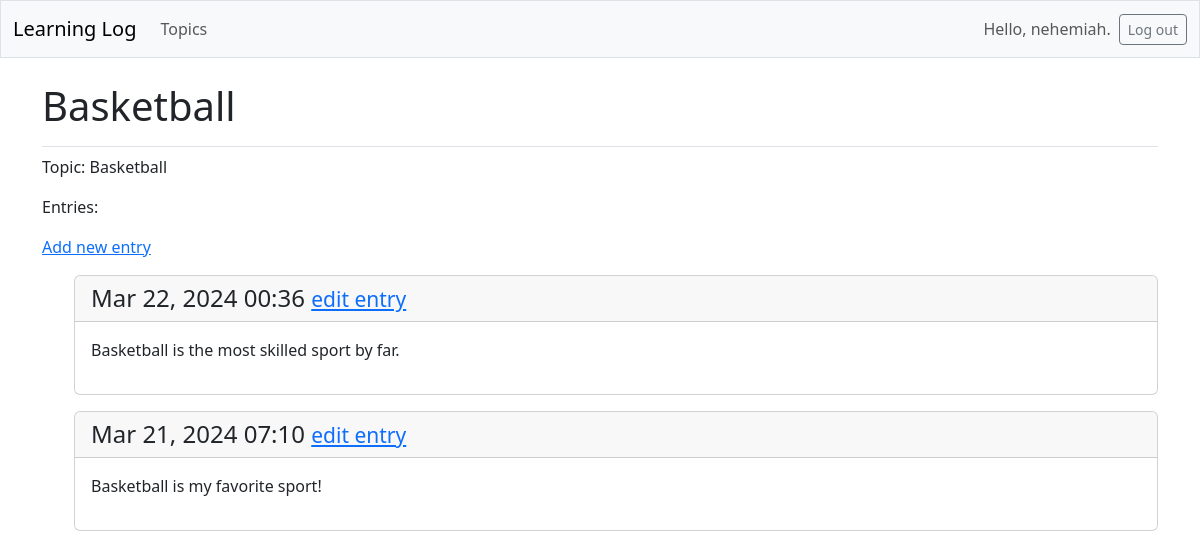
/topics/7/ (signed in), run on an earlier commit of the app's database.
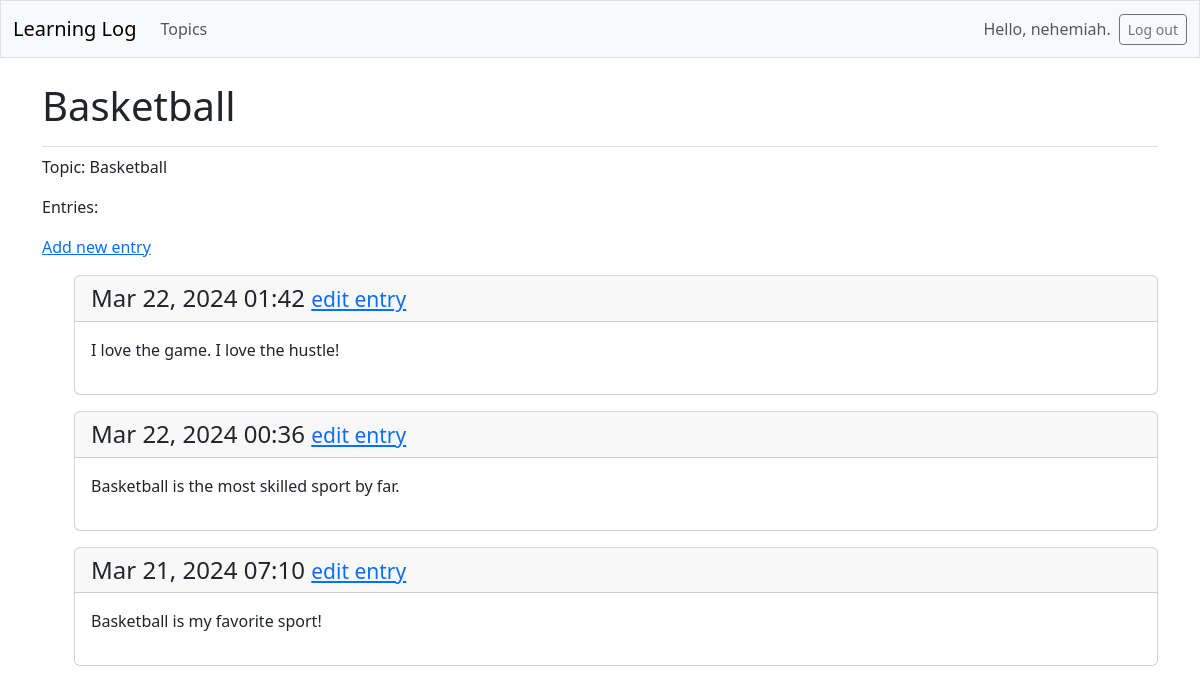
And on a later commit of the database.
### learning_logs/models.py (models this page shows, shortened)
class Topic(models.Model):
    text = models.CharField(max_length=200)
    date_added = models.DateTimeField(auto_now_add=True)
    owner = models.ForeignKey(User, on_delete=models.CASCADE)
    def __str__(self):
        return self.text

class Entry(models.Model):
    topic = models.ForeignKey(Topic, on_delete=models.CASCADE)
    text = models.TextField()
    date_added = models.DateTimeField(auto_now_add=True)
    class Meta:
        verbose_name_plural = 'entries'

### learning_logs/views.py (the view)
# urls.py: path('topics/<int:topic_id>/', views.topic, name='topic'),
@login_required
def topic(request, topic_id):
    topic = Topic.objects.get(id=topic_id)
    check_topic_owner(topic, request.user)
    entries = topic.entry_set.order_by('-date_added')
    context = {'topic': topic, 'entries': entries}
    return render(request, 'learning_logs/topic.html', context)

### learning_logs/views.py (called while the page is built)
def check_topic_owner(topic, user):
    if topic.owner != user:
        raise Http404('You are not authorized to access this page.')

### learning_logs/templates/learning_logs/topic.html
{% extends 'learning_logs/base.html' %}
{% block page_header %}
 <h1>{{ topic.text }}</h1>
{% endblock page_header %}
{% block content %}
    <p>Topic: {{ topic }}</p>
    <p>Entries:</p>
    <p>
        <a href="{% url 'learning_logs:new_entry' topic.id %}">Add new entry</a>
    </p>
    <ul>
        {% for entry in entries %}
        <div class="card mb-3">
             <h4 class="card-header">
            {{ entry.date_added|date:'M d, Y H:i' }}
             <small><a href="{% url 'learning_logs:edit_entry' entry.id %}">
            edit entry</a></small>
            </h4>
             <div class="card-body">{{ entry.text|linebreaks }}</div>
            </div>
        {% empty %}
          <p>There are no entries for this topic yet.</p>
        {% endfor %}
    </ul>
{% endblock content %}

### learning_logs/templates/learning_logs/base.html (shortened to what this page needs)
<!doctype html>
 <html lang="en">
 <head>
   {% load django_bootstrap5 %}
   {% bootstrap_css %}
</head>
<body>
     <nav class="navbar navbar-expand-md navbar-light bg-light mb-4 border">
       <div class="container-fluid">
         <a class="navbar-brand" href="{% url 'learning_logs:index' %}">
           Learning Log</a>
      <div class="collapse navbar-collapse" id="navbarCollapse">
        <ul class="navbar-nav me-auto mb-2 mb-md-0">
          <li class="nav-item">
            <a class="nav-link" href="{% url 'learning_logs:topics' %}">
              Topics</a></li>
        </ul>
        <ul class="navbar-nav ms-auto mb-2 mb-md-0">
            {% if user.is_authenticated %}
              <li class="nav-item">
                <span class="navbar-text me-2">Hello, {{ user.username }}.
                </span></li>
            {% endif %}
        </ul>
        {% if user.is_authenticated %}
            <form action="{% url 'accounts:logout' %}" method='post'>
              <button name='submit' class='btn btn-outline-secondary btn-sm'>
              Log out</button>
            </form>
        {% endif %}
      </div>
      </div>
    </nav>
    <main class="container">
          <div class="pb-2 mb-2 border-bottom">
         {% block page_header %}{% endblock page_header %}
         </div>
         <div>
            {% block content %}{% endblock content %}
         </div>
    </main>
</body>
</html>

What changed in the data, as far as the page shows it:
added Entry: date_added "Mar 22, 2024 01:42", text "I love the game. I love the hustle!"
